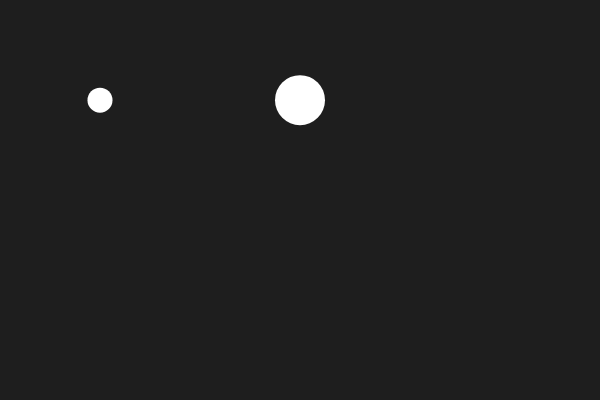
Frame 1 (no input)
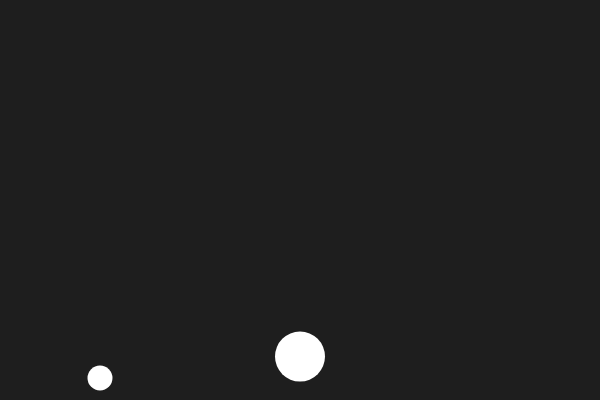
Frame 60 (no input)
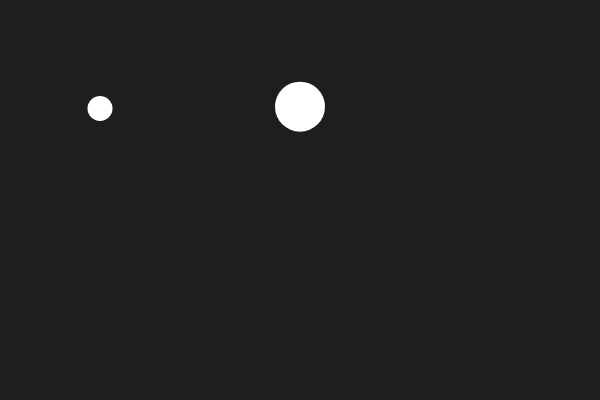
Frame 120 (the mouse pressed at the canvas centre since frame 60)

The p5.js sketch that drew these frames (run headless with seeded random() and noise() and a simulated clock; from frame 60 on, the mouse is pressed at the canvas centre):

// p5.js sketch
// ── sketch.js
class Mover {
    constructor(initialPosition, initialVelocity = createVector(0, 0)) {
        this.position = createVector(initialPosition.x, initialPosition.y);
        this.velocity = FROM_PIXELS_TO_SEC(initialVelocity);
        this.mass = 1;

        this.nextForce = createVector(0, 0);
    }

    addForce(force) {
        this.nextForce.add(force);
    }

    update() {
        this.checkEdges();
        // f = ma => a = f/m
        const acceleration = p5.Vector.div(this.nextForce, this.mass);
        this.nextForce = createVector(0, 0);

        this.velocity.add(acceleration);
        this.position.add(this.velocity);
    }

    checkEdges() {
        //check edges
        const radius = this.getRadius();

        if (this.position.y > height - radius) {
            this.position.y = height - radius;
            this.velocity.y *= -1.0;
        } else if (this.position.y < radius) {
            this.position.y = radius;
            this.velocity.y *= -1.0;
        }
        
        if (this.position.x > width - radius) {
            this.position.x = width - radius;
            this.velocity.x *= -1.0;
        } else if (this.position.x < radius) {
            this.position.x = radius;
            this.velocity.x *= -1.0;
        }
    }

    getRadius() {
        return this.mass * 25;
    }

    render() {
        noStroke();
        circle(this.position.x, this.position.y, this.getRadius() * 2);
    }
}

function FROM_PIXELS_TO_SEC(velocity) {
    return p5.Vector.mult(velocity, 1/60);
}

// In gravity accerelation(g) is fixed. But the force changes due to the mass
// So, all objects reach the ground at the same time.
function GET_GRAVITY_FORCE(mover) {
    return FROM_PIXELS_TO_SEC(createVector(0, 9.8)).mult(mover.mass);
}

let mover;
let mover2;

function setup() {
    // Runs once
    createCanvas(600, 400); // width, height

    mover = new Mover(createVector(width/2, 100));
    mover.mass = 1;

    mover2 = new Mover(createVector(100, 100));
    mover2.mass = 0.5;
}

function draw() {
    // Runs every frame (default ~60 fps)
    background(30);

    mover.addForce(GET_GRAVITY_FORCE(mover));
    mover.update();
    mover.render();

    mover2.addForce(GET_GRAVITY_FORCE(mover2));
    mover2.update();
    mover2.render();
}

function mousePressed() {
    // add wind force
    const forceX = mouseX - width/2;
    mover.addForce(FROM_PIXELS_TO_SEC(createVector(forceX, 0)));
    mover2.addForce(FROM_PIXELS_TO_SEC(createVector(forceX, 0)));
}
